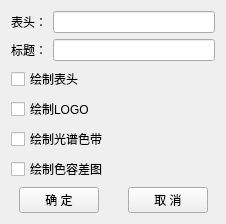
<?xml version="1.0" encoding="UTF-8"?>
<ui version="4.0">
 <class>HSpecPrintSettingDialog</class>
 <widget class="QDialog" name="HSpecPrintSettingDialog">
  <property name="geometry">
   <rect>
    <x>0</x>
    <y>0</y>
    <width>226</width>
    <height>183</height>
   </rect>
  </property>
  <property name="windowTitle">
   <string>Form</string>
  </property>
  <layout class="QGridLayout" name="gridLayout">
   <item row="0" column="0">
    <widget class="QLabel" name="label_1">
     <property name="text">
      <string>表头：</string>
     </property>
     <property name="alignment">
      <set>Qt::AlignRight|Qt::AlignTrailing|Qt::AlignVCenter</set>
     </property>
     <property name="buddy">
      <cstring>lineEdit_1</cstring>
     </property>
    </widget>
   </item>
   <item row="0" column="1">
    <widget class="QLineEdit" name="lineEdit_1"/>
   </item>
   <item row="1" column="0">
    <widget class="QLabel" name="label_2">
     <property name="text">
      <string>标题：</string>
     </property>
     <property name="alignment">
      <set>Qt::AlignRight|Qt::AlignTrailing|Qt::AlignVCenter</set>
     </property>
     <property name="buddy">
      <cstring>lineEdit_2</cstring>
     </property>
    </widget>
   </item>
   <item row="1" column="1">
    <widget class="QLineEdit" name="lineEdit_2"/>
   </item>
   <item row="2" column="0" colspan="2">
    <widget class="QCheckBox" name="checkBox_1">
     <property name="text">
      <string>绘制表头</string>
     </property>
    </widget>
   </item>
   <item row="3" column="0" colspan="2">
    <widget class="QCheckBox" name="checkBox_2">
     <property name="text">
      <string>绘制LOGO</string>
     </property>
    </widget>
   </item>
   <item row="4" column="0" colspan="2">
    <widget class="QCheckBox" name="checkBox_3">
     <property name="text">
      <string>绘制光谱色带</string>
     </property>
    </widget>
   </item>
   <item row="5" column="0" colspan="2">
    <widget class="QCheckBox" name="checkBox_4">
     <property name="text">
      <string>绘制色容差图</string>
     </property>
    </widget>
   </item>
   <item row="6" column="0" colspan="2">
    <layout class="QHBoxLayout" name="horizontalLayout_3">
     <property name="spacing">
      <number>9</number>
     </property>
     <item>
      <spacer name="horizontalSpacer_21">
       <property name="orientation">
        <enum>Qt::Horizontal</enum>
       </property>
       <property name="sizeHint" stdset="0">
        <size>
         <width>0</width>
         <height>20</height>
        </size>
       </property>
      </spacer>
     </item>
     <item>
      <widget class="QPushButton" name="pushButton_01">
       <property name="text">
        <string>确 定</string>
       </property>
       <property name="autoDefault">
        <bool>false</bool>
       </property>
      </widget>
     </item>
     <item>
      <spacer name="horizontalSpacer_22">
       <property name="orientation">
        <enum>Qt::Horizontal</enum>
       </property>
       <property name="sizeHint" stdset="0">
        <size>
         <width>20</width>
         <height>20</height>
        </size>
       </property>
      </spacer>
     </item>
     <item>
      <widget class="QPushButton" name="pushButton_02">
       <property name="text">
        <string>取 消</string>
       </property>
       <property name="autoDefault">
        <bool>false</bool>
       </property>
      </widget>
     </item>
     <item>
      <spacer name="horizontalSpacer_29">
       <property name="orientation">
        <enum>Qt::Horizontal</enum>
       </property>
       <property name="sizeHint" stdset="0">
        <size>
         <width>0</width>
         <height>20</height>
        </size>
       </property>
      </spacer>
     </item>
    </layout>
   </item>
  </layout>
 </widget>
 <resources/>
 <connections>
  <connection>
   <sender>pushButton_01</sender>
   <signal>clicked()</signal>
   <receiver>HSpecPrintSettingDialog</receiver>
   <slot>accept()</slot>
   <hints>
    <hint type="sourcelabel">
     <x>52</x>
     <y>165</y>
    </hint>
    <hint type="destinationlabel">
     <x>14</x>
     <y>165</y>
    </hint>
   </hints>
  </connection>
  <connection>
   <sender>pushButton_02</sender>
   <signal>clicked()</signal>
   <receiver>HSpecPrintSettingDialog</receiver>
   <slot>reject()</slot>
   <hints>
    <hint type="sourcelabel">
     <x>160</x>
     <y>164</y>
    </hint>
    <hint type="destinationlabel">
     <x>115</x>
     <y>164</y>
    </hint>
   </hints>
  </connection>
 </connections>
</ui>
